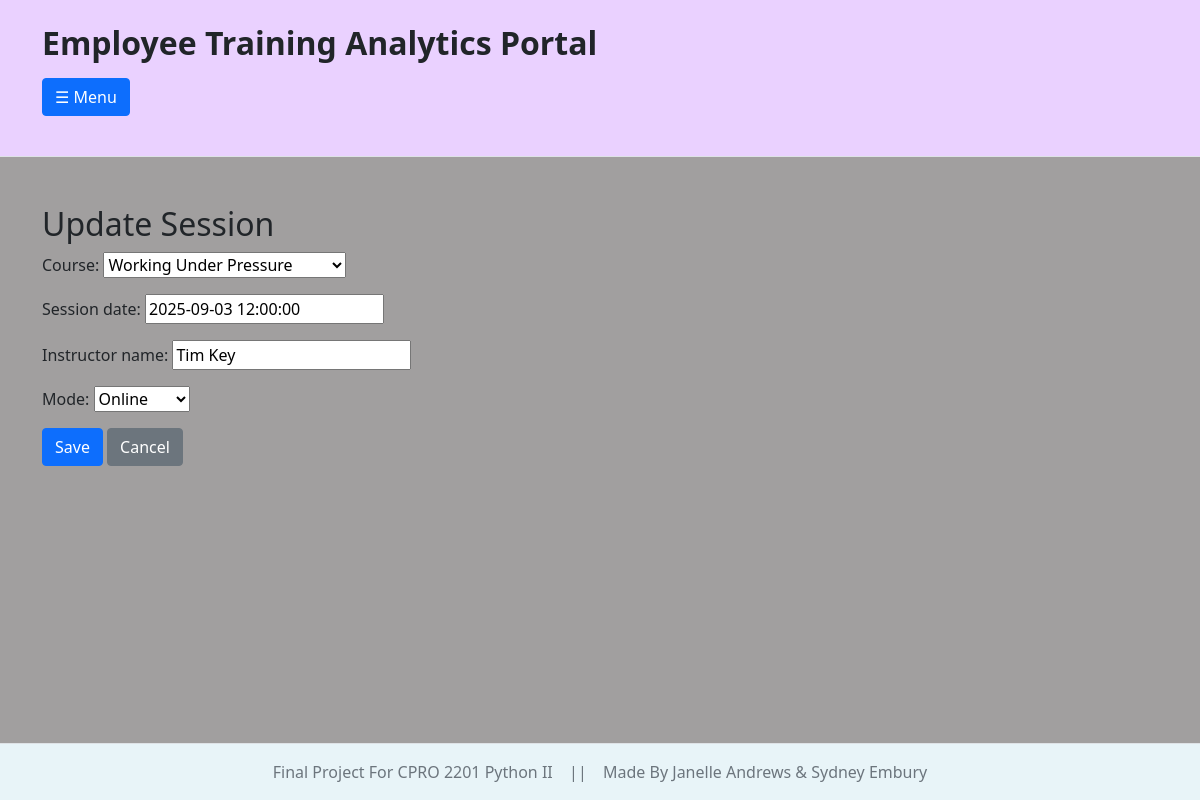
Screenshot of /analytics_portal/sessions/update/4/ with the database file from the repository.
### analytics_portal/models.py (models this page shows, shortened)
class Session(models.Model):
    mode_choices = {
        '1':'Online',
        '2':'In-Person'
    }
    course = models.ForeignKey(Course, on_delete=models.CASCADE)
    session_date = models.DateTimeField()
    instructor_name = models.CharField(max_length=150)
    mode = models.CharField(choices=mode_choices)

### analytics_portal/views.py (the view)
# urls.py: path('sessions/update/<int:id>/',views.update_session, name='update_session' ),
def update_session(request, id):
    session = Session.objects.get(id=id)
    form = SessionForm(instance=session)
    if request.method == "POST":
        form = SessionForm(request.POST, instance=session)
        if form.is_valid():
            form.save()
            return redirect('session_list')
    return render(request, 'analytics_portal/session/update_session.html', {'form':form})

### analytics_portal/forms.py
class SessionForm(forms.ModelForm):
    class Meta:
        model = Session
        fields = "__all__"

### analytics_portal/models.py (called while the page is built)
    def __str__(self):
        return self.title

### analytics_portal/templates/analytics_portal/session/update_session.html (shortened to what this page needs)
{% extends "analytics_portal/global_layout.html" %}
{% block content %}
    <h2>Update Session</h2>
    <form method = "post">
        {{form.as_p}}
        <button class="btn btn-primary" type="submit">Save</button>
        <a class="btn btn-secondary" href="{% url 'session_list' %}">Cancel</a>
    </form>
{% endblock %}

### rows the page displays
Session: course "Working Under Pressure", session_date "2025-09-03 12:00:00", instructor_name "Tim Key", mode "Online"
